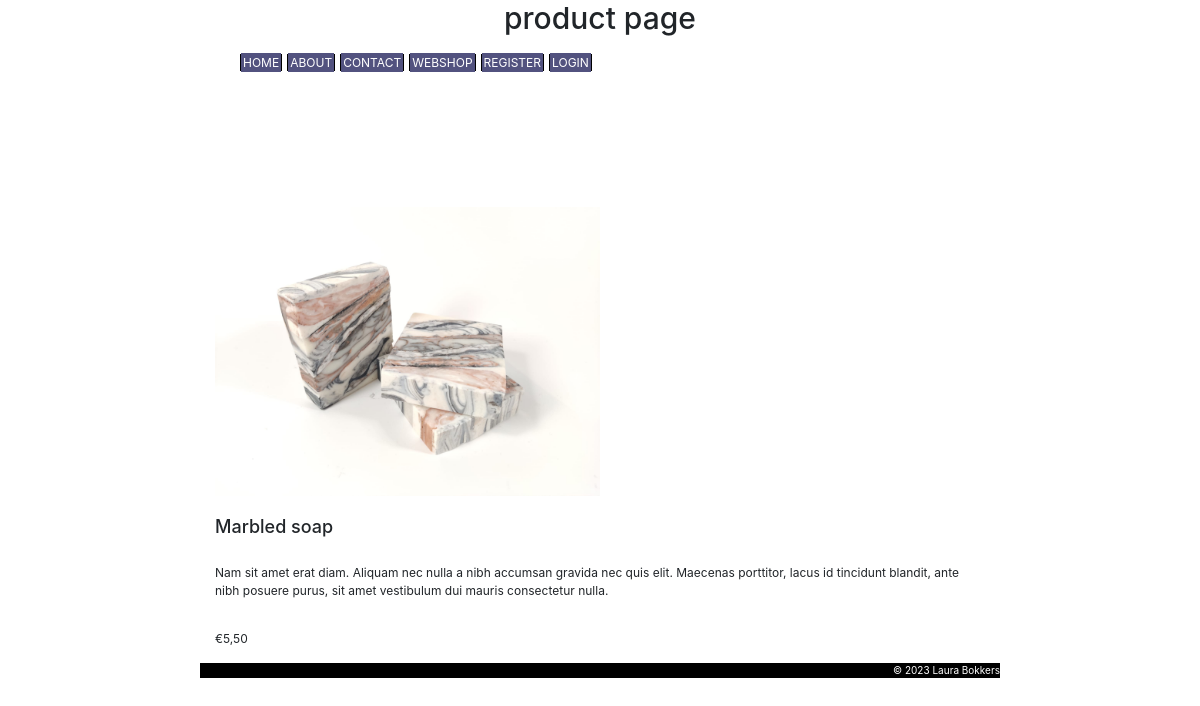
Screenshot of /index.php?page=product&id=3 with the database file from the repository.
### tables this page shows
CREATE TABLE `products` (
  `id` int(11) NOT NULL,
  `name` varchar(100) NOT NULL,
  `description` varchar(300) NOT NULL,
  `pricetag` int(11) NOT NULL,
  `image_url` varchar(200) NOT NULL
);

### database-connection.php (called while the page is built, shortened)
<?php
function connectToDatabase()
{
    $server = 'localhost';
    $username = 'laura_web_shop_user';
    $password = 'ditiseenwachtwoord';
    $dbname = 'lauras_webshop';
    $conn = mysqli_connect($server, $username, $password, $dbname);
    return $conn;
}
function findProductById($id)
{
    $conn = connectToDatabase();
    try {
        $id = mysqli_real_escape_string($conn, $id);
        $sql = "SELECT * FROM products WHERE id=$id";
        $result = mysqli_query($conn, $sql);
        $response = mysqli_fetch_assoc($result);
    } finally {
        mysqli_close($conn);
    }
    return $response;
}

### product.php (the view, shortened to what this page needs)
<?php
function getProductData()
{
    $userIsLoggedIn = isUserLoggedIn();
    $pageData = ["page" => "product", "product" => [], "userLoggedIn" => $userIsLoggedIn];
    $requestType = $_SERVER['REQUEST_METHOD'];
    if ($requestType == "POST") {
        $productId = getPostVar('id');
    } else {
        $productId = getUrlVar('id');
    }
    try {
        require_once("database-connection.php");
        $product = findProductById($productId);
        $pageData["product"] = $product;
    } catch (Exception $e) {
        logError("getting product failed: " . $e->getMessage());
        $pageData['genericErr'] = "Er is een technisch probleem. Probeer het later nog eens.";
    }
    return $pageData;
}
function showProductContent($pageData)
{
    $product = $pageData['product'];
    $userIsLoggedIn = $pageData['userLoggedIn'];
    showProduct($product, $userIsLoggedIn);
}
function showProduct($product, $userIsLoggedIn)
{
    echo "<div class='card-body'> <img class = 'product-img' src='" . $product['image_url'] . "' alt='soap image' width='400' height='300'></br>
    <h4 class = 'card-title'>" . $product["name"] . "</h4></br>
    <p class = 'card-text'>" . $product["description"] . "</p></br>
    &#8364;" . number_format(($product['pricetag'] / 100), 2, ',') . "</br> </div>";
}

### CSS/stylesheet.css (style rules this page uses)
.entirepage { width: 800px; margin: auto; font-size: 12px; color: darkgrey; background-color: white; }
.product-img { margin-bottom: 20px; height: 50%; width: 50%; }

### rows the page displays
products: name "Marbled soap", description "Nam sit amet erat diam. Aliquam nec nulla a nibh accumsan gravida nec quis elit. Maecenas porttitor, lacus id tincidunt blandit, ante nibh posuere purus, sit amet vestibulum dui mauris consectetur nulla.", $product['pricetag']/100 "5,50"

### other values shown
$pageTitle "product"
$buttonText "HOME"
$buttonText "ABOUT"
$buttonText "CONTACT"
$buttonText "WEBSHOP"
$buttonText "REGISTER"
$buttonText "LOGIN"
